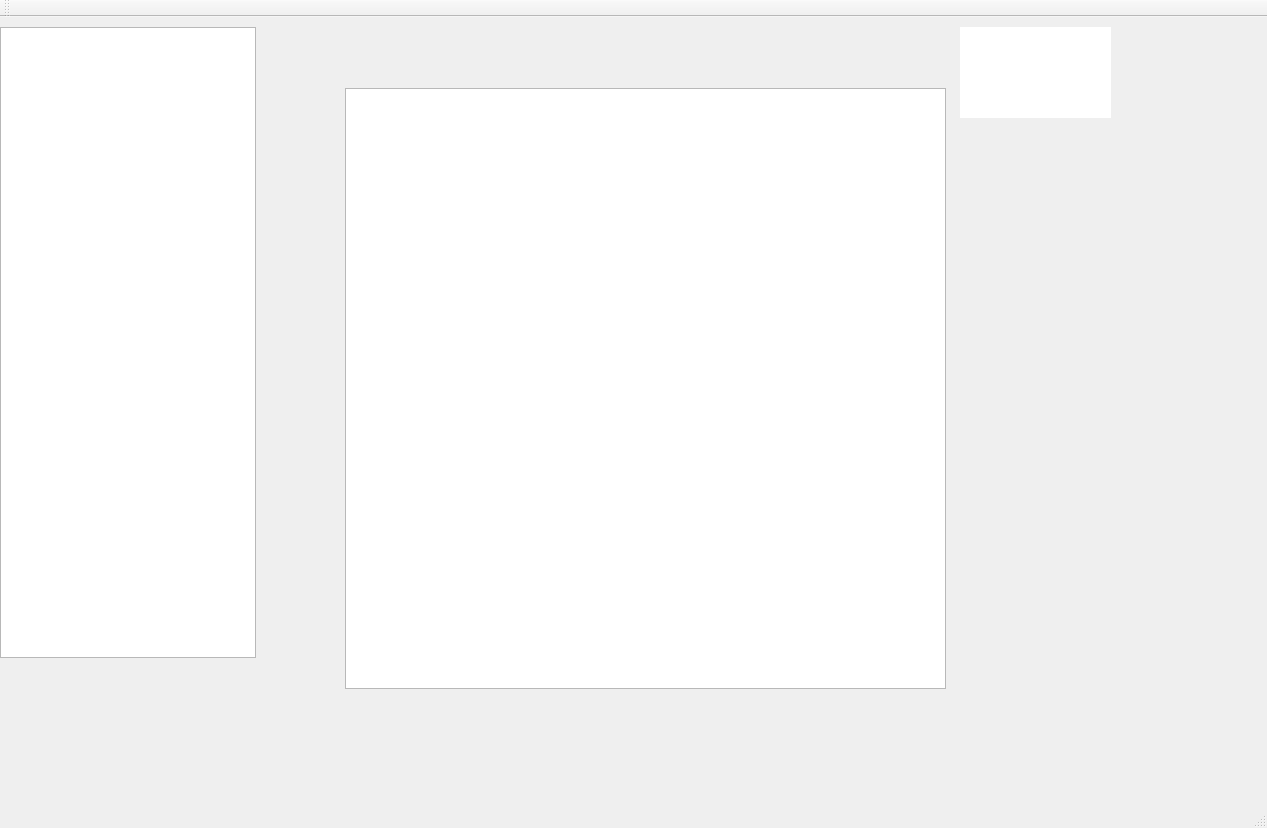
<?xml version="1.0" encoding="UTF-8"?>
<ui version="4.0">
 <class>IMGProClass</class>
 <widget class="QMainWindow" name="IMGProClass">
  <property name="geometry">
   <rect>
    <x>0</x>
    <y>0</y>
    <width>1267</width>
    <height>828</height>
   </rect>
  </property>
  <property name="windowTitle">
   <string>测试</string>
  </property>
  <widget class="QWidget" name="centralWidget">
   <widget class="QTreeView" name="treeView">
    <property name="geometry">
     <rect>
      <x>0</x>
      <y>10</y>
      <width>256</width>
      <height>631</height>
     </rect>
    </property>
   </widget>
   <widget class="QWidget" name="widget" native="true">
    <property name="geometry">
     <rect>
      <x>960</x>
      <y>10</y>
      <width>151</width>
      <height>91</height>
     </rect>
    </property>
    <property name="styleSheet">
     <string notr="true">background-color: rgb(255, 255, 255);</string>
    </property>
   </widget>
   <widget class="QGraphicsView" name="graphicsView">
    <property name="geometry">
     <rect>
      <x>345</x>
      <y>71</y>
      <width>601</width>
      <height>601</height>
     </rect>
    </property>
   </widget>
  </widget>
  <widget class="QMenuBar" name="menuBar">
   <property name="geometry">
    <rect>
     <x>0</x>
     <y>0</y>
     <width>1267</width>
     <height>26</height>
    </rect>
   </property>
  </widget>
  <widget class="QToolBar" name="mainToolBar">
   <attribute name="toolBarArea">
    <enum>TopToolBarArea</enum>
   </attribute>
   <attribute name="toolBarBreak">
    <bool>false</bool>
   </attribute>
  </widget>
  <widget class="QStatusBar" name="statusBar"/>
 </widget>
 <layoutdefault spacing="6" margin="11"/>
 <tabstops>
  <tabstop>treeView</tabstop>
 </tabstops>
 <resources>
  <include location="IMGPro.qrc"/>
 </resources>
 <connections/>
</ui>
